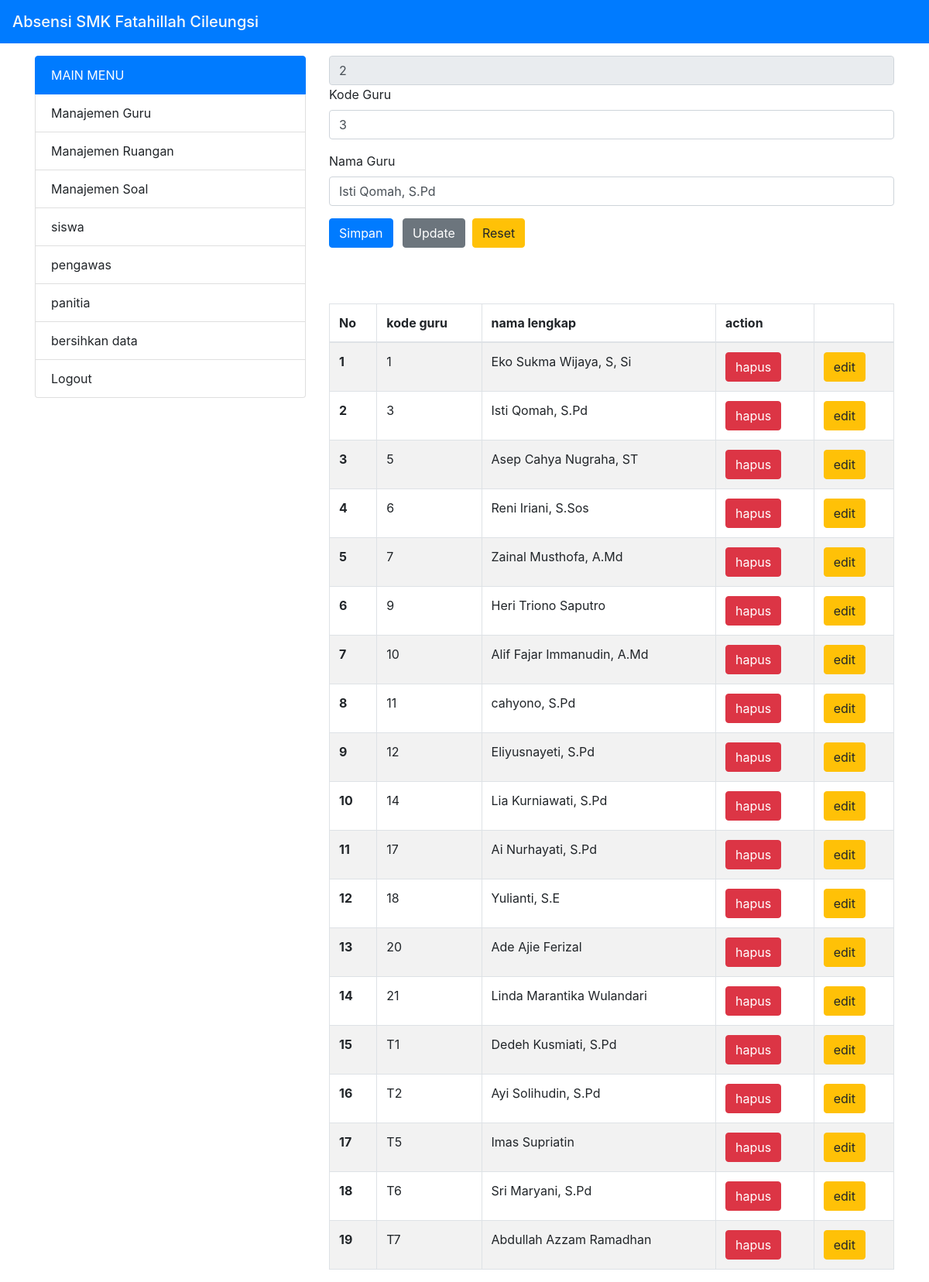
Screenshot of /modul/admin/guru.php?edit=2 with the database file from the repository.
### tables this page shows
CREATE TABLE `tbl_guru` (
  `id` int(11) NOT NULL,
  `kode_guru` varchar(2) NOT NULL,
  `nama_lengkap` varchar(100) NOT NULL
);

### modul/admin/guru.php (the view, shortened to what this page needs)
<?php
    include '../../config/koneksi.php';
        $kodeGuru = null;
        $namaGuru = null;
        $id_update = null;
    if (isset($_GET['edit'])){
      $id= $_GET['edit'];
      $qedit="SELECT * FROM `tbl_guru` WHERE id = $id";
      $query_edit = mysqli_query($conn, $qedit);
      foreach($query_edit as $key => $data){$kodeGuru = $data['kode_guru'];$namaGuru = $data['nama_lengkap'];$id_update = $data['id'];}
    }
?>
<!doctype html>
<html lang="en">
  <head>
    <?php include('../../config/header.php') ?>
  </head>
  <body>
    <?php include 'menu.php'; ?>
    <div class="col-md-8">
    <div class="row justify-content-center">
        <div class="col-md-12">
          <form action="" method="post">
            <div class="form-group">
            <?php if($id_update != null) echo '<input type="text" class="form-control" value ='.$id_update.' name="id_update" readonly>'  ?>
              <label for="kodeGuru">Kode Guru</label>
              <input class="form-control" type="text" value="<?php if($kodeGuru != null) {echo $kodeGuru; }  else { echo null; }   ?>" name="kodeGuru" class="form-control" id="kodeGuru" placeholder="Masukkan Kode Guru">
            </div>
            <div class="form-group">
              <label for="namaGuru">Nama Guru</label>
              <input class="form-control" type="text" value="<?php if($namaGuru != null) {echo $namaGuru; }  else { echo null; } ?>" name="namaGuru" class="form-control" id="namaGuru" placeholder="Masukkan Nama Guru">
            </div>
            <button type="submit" name="simpan"class="btn btn-primary">Simpan</button>
            <button type="submit" name="update" class="btn btn-secondary ml-2">Update</button>&nbsp;
            <a href="guru.php" class="btn btn-warning"> Reset</a>
          </form>
        </div>
      </div><br><br><br>
    <div id="tab">
      <table class="table table-striped table-bordered table-hover" style="width:100%">
          <thead>
              <?php
              $query_guru = mysqli_query($conn, "SELECT * FROM tbl_guru");
              $no = 1;
              ?>
              <tr>
                <th>No</th>
                <th>kode guru</th>
                <th>nama lengkap</th>
                <th>action</th>
                <th></th>
              </tr>
          </thead>
          <tbody>
                <?php while($data_guru = mysqli_fetch_array($query_guru)) {?>
                  <tr>
                    <th><?= $no++ ?></th>
                    <td><?= $data_guru['kode_guru'] ?></td>
                    <td><?= $data_guru['nama_lengkap'] ?></td>
                    <td><a href="?id=<?= $data_guru[0] ?>"><button class="btn btn-danger">hapus</button></a></td>
                    <td><a href="?edit=<?= $data_guru[0] ?>"><button class="btn btn-warning">edit</button></a></td>
                  </tr>
                <?php } ?>
          </tbody>
      </table>
    </div>
    </div>
    </div>
    </div>
  </body>
</html>

### rows the page displays
tbl_guru: id_update "2", kodeGuru "3", namaGuru "Isti Qomah, S.Pd", kode_guru "3", nama_lengkap "Isti Qomah, S.Pd"
tbl_guru: kode_guru "1", nama_lengkap "Eko Sukma Wijaya, S, Si"
tbl_guru: kode_guru "5", nama_lengkap "Asep Cahya Nugraha, ST"
tbl_guru: kode_guru "6", nama_lengkap "Reni Iriani, S.Sos"
tbl_guru: kode_guru "7", nama_lengkap "Zainal Musthofa, A.Md"
tbl_guru: kode_guru "9", nama_lengkap "Heri Triono Saputro"
tbl_guru: kode_guru "10", nama_lengkap "Alif Fajar Immanudin, A.Md"
tbl_guru: kode_guru "11", nama_lengkap "cahyono, S.Pd"
tbl_guru: kode_guru "12", nama_lengkap "Eliyusnayeti, S.Pd"
tbl_guru: kode_guru "14", nama_lengkap "Lia Kurniawati, S.Pd"
tbl_guru: kode_guru "17", nama_lengkap "Ai Nurhayati, S.Pd"
tbl_guru: kode_guru "18", nama_lengkap "Yulianti, S.E"
tbl_guru: kode_guru "20", nama_lengkap "Ade Ajie Ferizal"
tbl_guru: kode_guru "21", nama_lengkap "Linda Marantika Wulandari"
tbl_guru: kode_guru "T1", nama_lengkap "Dedeh Kusmiati, S.Pd"
tbl_guru: kode_guru "T2", nama_lengkap "Ayi Solihudin, S.Pd"
tbl_guru: kode_guru "T5", nama_lengkap "Imas Supriatin"
tbl_guru: kode_guru "T6", nama_lengkap "Sri Maryani, S.Pd"
tbl_guru: kode_guru "T7", nama_lengkap "Abdullah Azzam Ramadhan"
